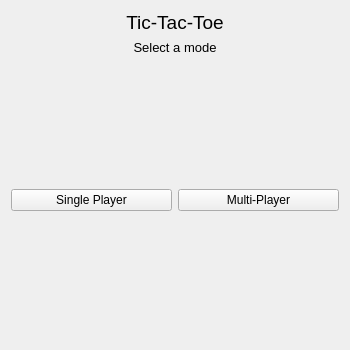
<?xml version="1.0" encoding="UTF-8"?>
<ui version="4.0">
 <class>WelcomeWidget</class>
 <widget class="QWidget" name="WelcomeWidget">
  <property name="geometry">
   <rect>
    <x>0</x>
    <y>0</y>
    <width>350</width>
    <height>350</height>
   </rect>
  </property>
  <property name="windowTitle">
   <string>Form</string>
  </property>
  <layout class="QVBoxLayout" name="verticalLayout_2">
   <item>
    <layout class="QVBoxLayout" name="verticalLayout">
     <item>
      <widget class="QLabel" name="labelTitle">
       <property name="font">
        <font>
         <pointsize>14</pointsize>
        </font>
       </property>
       <property name="text">
        <string>Tic-Tac-Toe</string>
       </property>
       <property name="alignment">
        <set>Qt::AlignCenter</set>
       </property>
      </widget>
     </item>
     <item>
      <widget class="QLabel" name="labelSubtitle">
       <property name="font">
        <font>
         <pointsize>10</pointsize>
        </font>
       </property>
       <property name="text">
        <string>Select a mode</string>
       </property>
       <property name="alignment">
        <set>Qt::AlignCenter</set>
       </property>
      </widget>
     </item>
     <item>
      <spacer name="verticalSpacer_2">
       <property name="orientation">
        <enum>Qt::Vertical</enum>
       </property>
       <property name="sizeHint" stdset="0">
        <size>
         <width>20</width>
         <height>40</height>
        </size>
       </property>
      </spacer>
     </item>
     <item>
      <layout class="QHBoxLayout" name="horizontalLayout">
       <item>
        <widget class="QPushButton" name="buttonSinglePlayer">
         <property name="text">
          <string>Single Player</string>
         </property>
        </widget>
       </item>
       <item>
        <widget class="QPushButton" name="buttonMultiPlayer">
         <property name="text">
          <string>Multi-Player</string>
         </property>
        </widget>
       </item>
      </layout>
     </item>
     <item>
      <spacer name="verticalSpacer">
       <property name="orientation">
        <enum>Qt::Vertical</enum>
       </property>
       <property name="sizeHint" stdset="0">
        <size>
         <width>20</width>
         <height>40</height>
        </size>
       </property>
      </spacer>
     </item>
    </layout>
   </item>
  </layout>
 </widget>
 <resources/>
 <connections/>
</ui>
